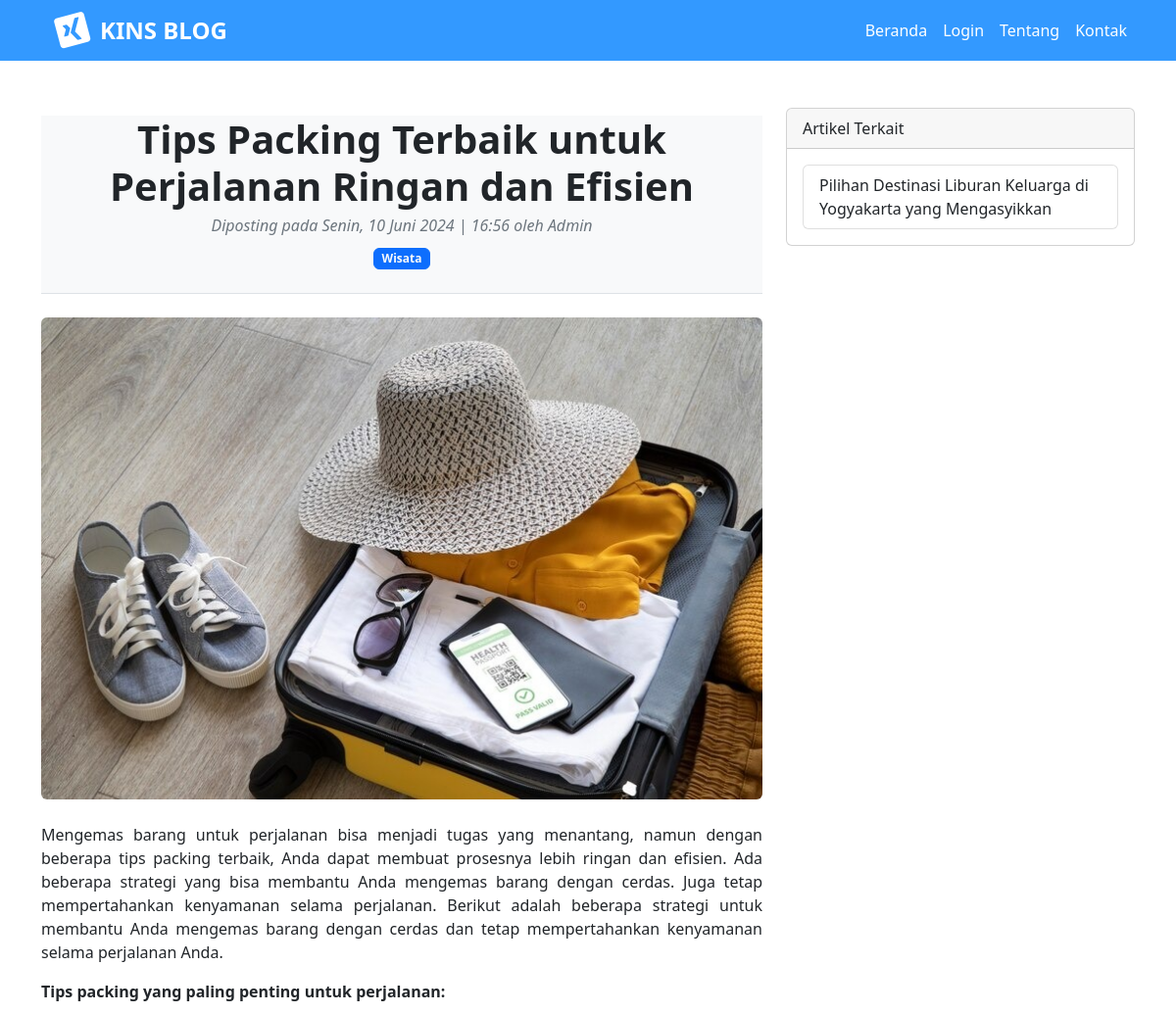
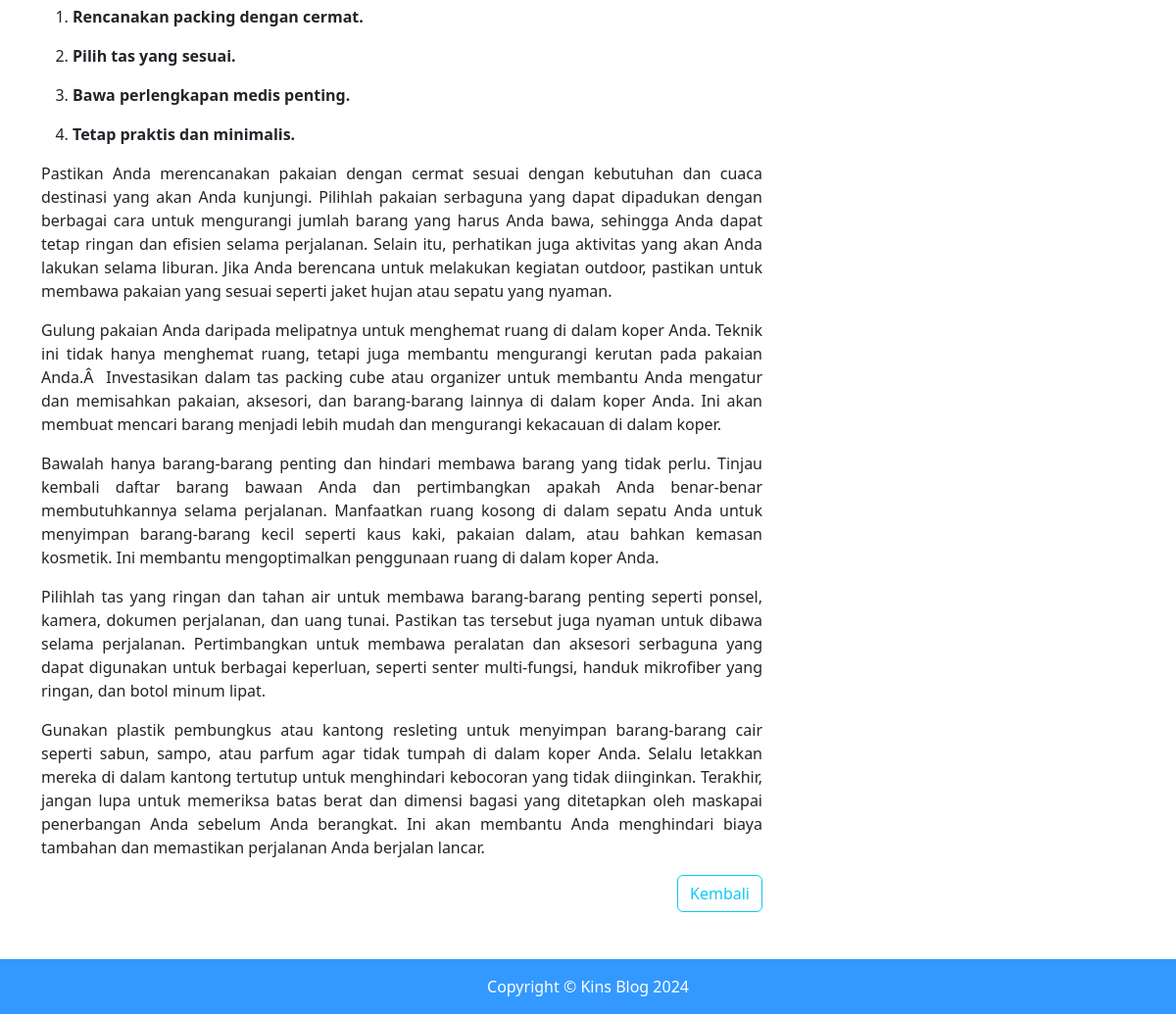
The app's page /detail.php?id_kontributor=17&id_kategori=1 with its own data (2 pictures, top to bottom).
### tables this page shows
CREATE TABLE `kontributor` (
  `id_kontributor` int(11) NOT NULL,
  `id_penulis` int(11) DEFAULT NULL,
  `id_artikel` int(11) DEFAULT NULL,
  `id_kategori` int(11) DEFAULT NULL
);

CREATE TABLE `artikel` (
  `id_artikel` int(11) NOT NULL,
  `tanggal` varchar(200) NOT NULL DEFAULT '',
  `judul` varchar(360) NOT NULL,
  `isi` longtext NOT NULL,
  `gambar` varchar(200) NOT NULL
);

CREATE TABLE `penulis` (
  `id_penulis` int(11) NOT NULL,
  `username` varchar(90) DEFAULT NULL,
  `password` varchar(90) DEFAULT NULL,
  `email` varchar(90) DEFAULT NULL
);

CREATE TABLE `kategori` (
  `id_kategori` int(11) NOT NULL,
  `nm_kategori` varchar(90) DEFAULT NULL,
  `keterangan` longtext DEFAULT NULL
);

### detail.php (the view, shortened to what this page needs)
<?php
require 'admin/function.php';
?>
<!DOCTYPE html>
<html lang="en">
    <head>
        <link href="admin/vendor/fontawesome-free/css/all.min.css" rel="stylesheet" type="text/css">
        <link href="css/styles.css" rel="stylesheet" />
    </head>
    <body>
        <nav class="navbar hover navbar-expand-lg navbar-dark" style="background-color: #3399ff;">
            <div class="container">
                <a class="navbar-brand d-flex align-items-center fs-4 fw-bold sidebar-brand-text mx-3" href="index.php"> <i class="fab fa-xing-square" style="font-size: 1.5em; transform: rotate(-15deg);"></i>
                 &nbsp KINS BLOG</a>
                <div class="collapse navbar-collapse" id="navbarSupportedContent">
                    <ul class="navbar-nav ms-auto mb-2 mb-lg-0">
                        <li class="nav-item hover"><a class="nav-link" href="index.php">Beranda</a></li>
                        <li class="nav-item hover"><a class="nav-link" href="admin/login.php">Login</a></li>
                        <li class="nav-item hover"><a class="nav-link" href="#tentang">Tentang</a></li>
                        <li class="nav-item hover"><a class="nav-link" href="#kontak">Kontak</a></li>
                    </ul>
                </div>
            </div>
        </nav>
        <div class="container mt-5">
            <div class="row">
                <div class="col-lg-8">
                    <article>
                        <?php
                        $data_id_kontributor = $_GET['id_kontributor'];
                        $data_id_kategori = $_GET['id_kategori'];
                            $sql = "SELECT
                                k.id_kontributor,
                                k.id_kategori,
                                a.tanggal,
                                a.judul,
                                a.isi,
                                p.username,
                                c.nm_kategori,
                                c.id_kategori,
                                a.gambar
                                FROM kontributor AS k
                                JOIN artikel AS a ON k.id_artikel = a.id_artikel
                                JOIN penulis AS p ON k.id_penulis = p.id_penulis
                                JOIN kategori AS c ON k.id_kategori = c.id_kategori
                                WHERE k.id_kontributor='$data_id_kontributor' && k.id_kategori='$data_id_kategori'";
                            $result = $conn->query($sql);
                                if ($result->num_rows > 0) {
                                while($row = $result->fetch_assoc()) {
                                    $data_tanggal = $row['tanggal'];
                                    $data_judul = $row['judul'];
                                    $data_kategori = $row['nm_kategori'];
                                    $data_id_kategori = $row['id_kategori'];
                                    $data_penulis = $row['username'];
                                    $data_gambar = $row['gambar'];
                                    $data_isi = $row['isi'];
                         ?>
                        <header class=" bg-light border-bottom mb-4">
                            <div class="container">
                                <div class="text-center my-2">
                                    <header class="mb-4">
                                        <h1 class="fw-bolder mb-1"><?php echo $data_judul; ?></h1>
                                        <div class="text-muted fst-italic mb-2">Diposting pada <?php echo $data_tanggal; ?> oleh <?php echo $data_penulis; ?></div>
                                        <a class="badge bg-primary border border-primary text-decoration-none link-light" href="kategori.php?id_kategori=<?php echo $data_id_kategori; ?>"><?php echo $data_kategori; ?></a>
                                    </header>
                                </div>
                            </div>
                        </header>
                        <figure class="mb-4"><img style="width: 100%; height: auto;" class="img-fluid rounded" src="admin/<?php echo $data_gambar; ?>" alt="..." /></figure>
                        <section id="isi" class="mb-5">
                            <?php echo $data_isi; ?>
                            <div class="d-flex justify-content-end">
                                <button class="btn btn-outline-info" onclick="history.back()">Kembali</button>
                            </div>
                        </section>
                        <?php
                                }
                            } else {
                                }
                        ?>
                    </article>
                </div>
                <div class="col-lg-4">
                    <div class="card mb-4">
                        <div id="tentang" class="card-header">Artikel Terkait</div>
                        <div class="card-body">
                            <div class="row">
                                <div class="col-sm-12">
                                    <div class="list-group">
                                        <?php
                                            $data_id_kontributor = $_GET['id_kontributor'];
                                            $data_id_kategori = $_GET['id_kategori'];
                                            $sql = "SELECT
                                                k.id_kontributor,
                                                k.id_kategori,
                                                a.tanggal,
                                                a.judul,
                                                a.isi,
                                                p.username,
                                                c.nm_kategori,
                                                c.id_kategori,
                                                a.gambar
                                                FROM kontributor AS k
                                                JOIN artikel AS a ON k.id_artikel = a.id_artikel
                                                JOIN penulis AS p ON k.id_penulis = p.id_penulis
                                                JOIN kategori AS c ON k.id_kategori = c.id_kategori
                                                WHERE k.id_kategori='$data_id_kategori' &&
                                                k.id_kontributor!='$data_id_kontributor'
                                                -- k.id_kontributor<'$data_id_kontributor' =Psyauqi
                                                ORDER BY k.id_kontributor DESC";
                                            $result = $conn->query($sql);
                                                if ($result->num_rows > 0) {
                                                while($row = $result->fetch_assoc()) {
                                                    $data_judul = $row['judul'];
                                                    $data_id_kategori = $row['id_kategori'];
                                                    $data_id_kontributor = $row['id_kontributor'];
                                            ?>
                                        <a href="detail.php?id_kontributor=<?php echo $data_id_kontributor; ?>&id_kategori=<?php echo $data_id_kategori; ?>" class="list-group-item list-group-item-action"><?php echo $data_judul; ?></a>
                                            <?php
                                                    }
                                                } else {
                                                    }
                                            ?>
                                    </div>
                                </div>
                            </div>
                        </div>
                    </div>
                </div>
            </div>
        </div>
        <footer class="py-3" style="background-color: #3399ff;">
            <div id="kontak" class="container"><p class="m-0 text-center text-white">Copyright &copy; Kins Blog 2024</p></div>
        </footer>
    </body>
</html>

### detail.php (style rules this page uses)
.navbar-nav .nav-link { color: white; }

### records on screen
kontributor: id_artikel.judul "Tips Packing Terbaik untuk Perjalanan Ringan dan Efisien", id_artikel.tanggal "Senin, 10 Juni 2024 | 16:56", id_penulis.username "Admin", id_kategori.nm_kategori "Wisata", id_artikel.gambar (picture), id_artikel.isi "Mengemas barang untuk perjalanan bisa menjadi tugas yang menantang, namun dengan beberapa tips packing terbaik, Anda dapat membuat prosesnya lebih ringan dan efisien. Ada beberapa strategi yang bisa membantu Anda mengemas barang dengan cerdas. Juga tetap mempertahankan kenyamanan selama perjalanan. Berikut adalah beberapa strategi untuk membantu Anda mengemas barang dengan cerdas dan tetap mempertahankan kenyamanan selama perjalanan Anda. Tips packing yang paling penting untuk perjalanan: Rencanakan packing dengan cermat. Pilih tas yang sesuai. Bawa perlengkapan medis penting. Tetap praktis dan minimalis. Pastikan Anda merencanakan pakaian dengan cermat sesuai dengan kebutuhan dan cuaca…"
kontributor: id_artikel.judul "Pilihan Destinasi Liburan Keluarga di Yogyakarta yang Mengasyikkan"
